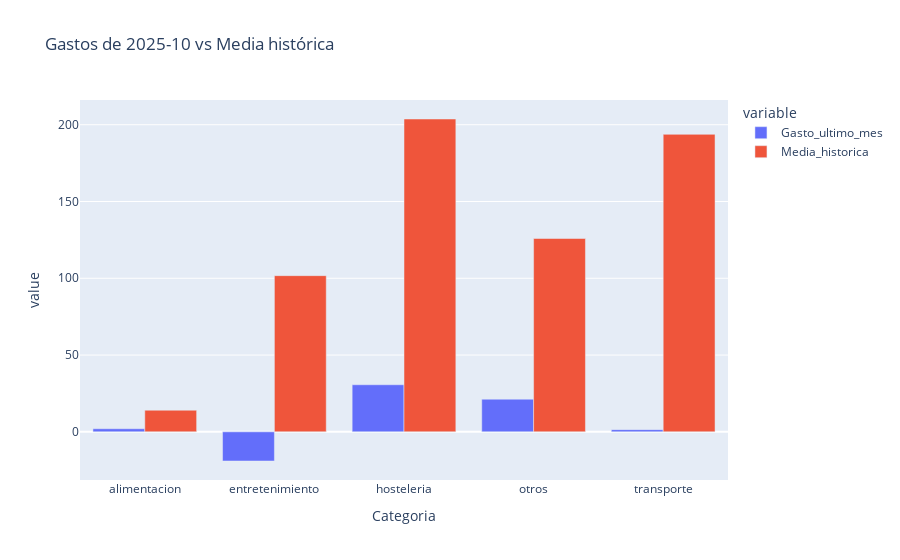

Source (notebook cell):
### Code cell
graficar_gasto_vs_media(gastos, ingresos)

### Figure 1 — Plotly figure (JSON) as saved in the notebook; plotly's stock layout.template omitted (floating-point values rounded to 4 significant figures)
{"data": [{"alignmentgroup": "True", "hovertemplate": "variable=Gasto_ultimo_mes<br>Categoria=%{x}<br>value=%{y}<extra></extra>", "legendgroup": "Gasto_ultimo_mes", "marker": {"color": "#636efa", "pattern": {"shape": ""}}, "name": "Gasto_ultimo_mes", "offsetgroup": "Gasto_ultimo_mes", "orientation": "v", "showlegend": true, "textposition": "auto", "type": "bar", "x": ["alimentacion", "entretenimiento", "hosteleria", "otros", "transporte"], "xaxis": "x", "y": [2.0, -19.0, 30.65, 21.25, 1.42], "yaxis": "y"}, {"alignmentgroup": "True", "hovertemplate": "variable=Media_historica<br>Categoria=%{x}<br>value=%{y}<extra></extra>", "legendgroup": "Media_historica", "marker": {"color": "#EF553B", "pattern": {"shape": ""}}, "name": "Media_historica", "offsetgroup": "Media_historica", "orientation": "v", "showlegend": true, "textposition": "auto", "type": "bar", "x": ["alimentacion", "entretenimiento", "hosteleria", "otros", "transporte"], "xaxis": "x", "y": [14.08, 101.7, 203.7, 125.9, 193.8], "yaxis": "y"}], "layout": {"autosize": true, "barmode": "group", "legend": {"title": {"text": "variable"}, "tracegroupgap": 0}, "title": {"text": "Gastos de 2025-10 vs Media histórica"}, "xaxis": {"anchor": "y", "autorange": true, "domain": [0, 1], "range": [-0.5, 4.5], "title": {"text": "Categoria"}, "type": "category"}, "yaxis": {"anchor": "x", "autorange": true, "domain": [0, 1], "range": [-31.37, 216.1], "title": {"text": "value"}, "type": "linear"}}}
